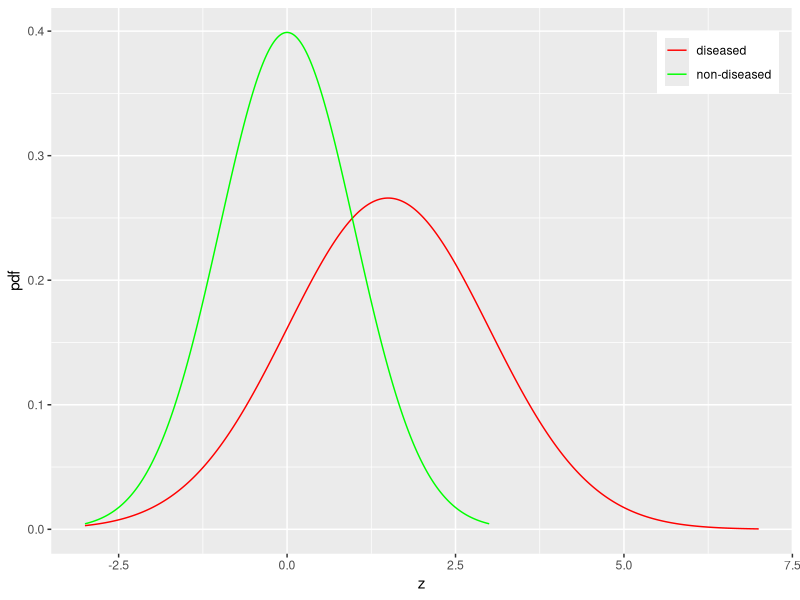

This chart was generated by the following R code:
# mainRocPdfs.R
rm( list = ls())
require(ggplot2)

mu <- 1.5
sigma <- 1.5

z1 <- seq(-3, 3, by = 0.01)
z2 <- seq(-3, 7, by = 0.01)

pdf1 <- dnorm(z1)
pdf2 <- dnorm(z2, mu, sd = sigma)

df <- data.frame(
  z = c(z1, z2), 
  pdf = c(pdf1, pdf2), 
  truth = c(rep('non-diseased', length(pdf1)), 
  rep('diseased', length(pdf2))))

rocPdfs <- ggplot(
  df, 
  aes(x = z, y = pdf, color = truth)) + 
  geom_line() + 
  scale_colour_manual(values=c("red","green")) + 
  theme(legend.title = element_blank(), legend.position = c(0.9, 0.9))

print(rocPdfs)
